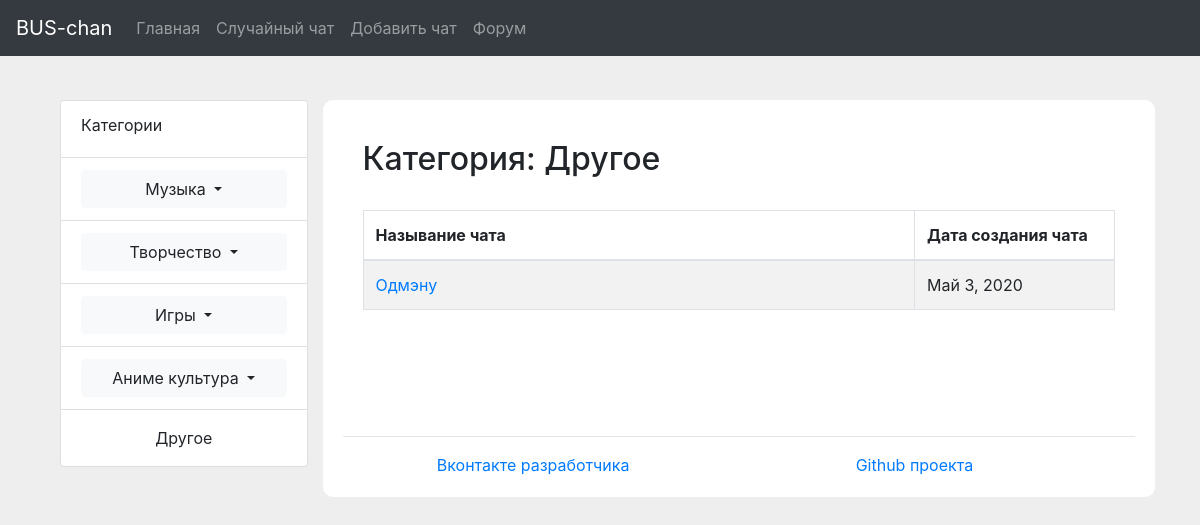
The page /category/other/ on the database as committed earlier.
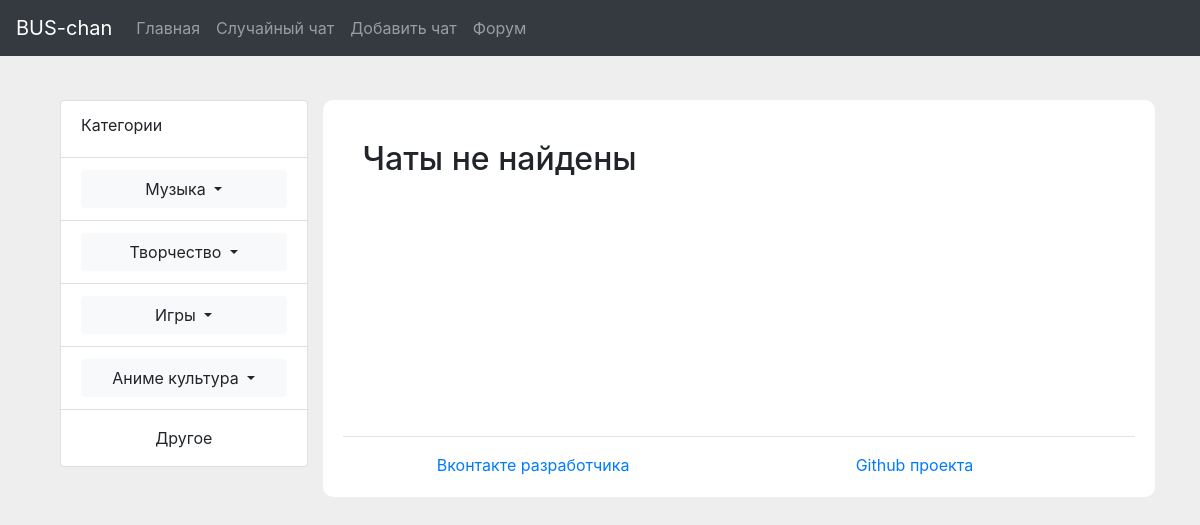
The same page on the database as committed later.
### bus_chan/apps/mainapp/models.py (models this page shows, shortened)
class Chat(models.Model):
    name = models.CharField('Имя чата', max_length=50)
    category = models.CharField('Категория чата', max_length=50)
    is_private = models.BooleanField('Приватный чат')
    date = models.DateField('Дата создания чата', auto_now_add=True)

### bus_chan/apps/mainapp/views.py (the view)
# urls.py: path('category/<category_name>/', views.category, name='category'),
def category(request, category_name):
    chats_category = None
    chats = Chat.objects.all().filter(is_private=False, category=category_name)
    for key, val in CATEGORIES.items():
        if val == category_name:
            chats_category = key
            break
    return render(request, 'mainapp/category.html',
                  {'chats': list(reversed(chats)),
                   'category': chats_category})

### bus_chan/templates/mainapp/category.html
{% extends 'mainapp/base.html' %}
{% block content %}
	{% if chats %}
		<h2>Категория: {{category}}</h2><br>
		<table class="table table-bordered table-striped" style="margin-bottom: 50px;">
		  <thead>
		    <tr>
		      <th>Называние чата</th>
		      <th style="width: 200px;">Дата создания чата</th>
		    </tr>
		  </thead>
		  <tbody>
		  	{% for chat in chats %}
			    <tr>
			      <td><a href="{% url 'chat' chat.id %}">{{chat.name}}</a></td>
			      <td>{{chat.date}}</td>
			    </tr>
		    {% endfor %}
		  </tbody>
		</table>
	{% else %}
		<h2 style="padding-bottom: 50px;">Чаты не найдены</h2>
	{% endif %}
{% endblock %}

Rows that differ between the two databases and show on the page:
removed Chat: name "Одмэну", date "Май 3, 2020"
Other text that changed with them:
{{ category }}: "Другое" → (not shown)
text no longer shown: "Категория: Называние чата Дата создания чата"
text now shown: "Чаты не найдены"
